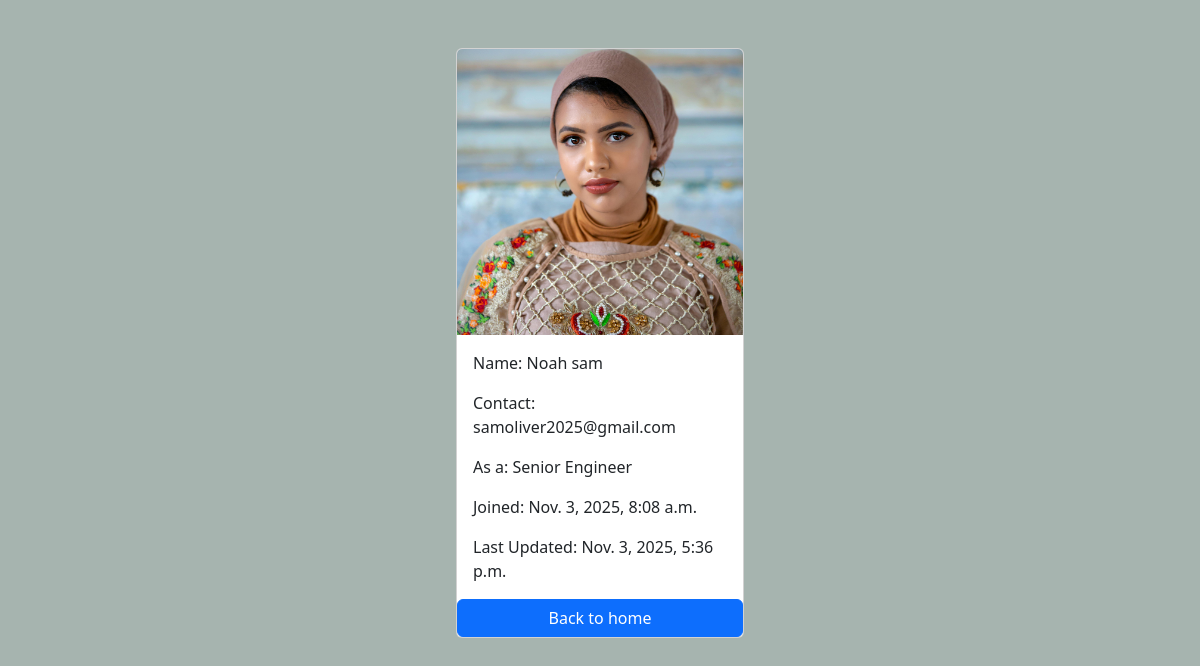
The app's page /employees/7/ with its own data.
### employees/models.py (models this page shows, shortened)
class Employee(models.Model):
  first_name = models.CharField(max_length = 100)
  last_name = models.CharField(max_length = 100)
  email_id = models.EmailField(max_length = 100, unique=True)
  phone_number = models.CharField(max_length = 15, blank = True)
  designation = models.CharField(max_length = 250, default = 'Manager')
  photo = models.ImageField(upload_to = 'images')
  created_at = models.DateTimeField(auto_now_add = True)
  updated_at = models.DateTimeField(auto_now = True)

### employees/views.py (the view)
# urls.py: path('<int:pk>/', views.employee_details, name='employee_details'),
def employee_details(request, pk):
  employees = get_object_or_404(Employee, pk=pk)
  context = {
    'employees' : employees
  }
  return render(request, 'employee_details.html', context)

### templates/employee_details.html (shortened to what this page needs)
{% load static %}
<!DOCTYPE html>
<html>
  <head>
    <link href="https://cdn.jsdelivr.net/npm/bootstrap@5.3.8/dist/css/bootstrap.min.css" rel="stylesheet">
    <link rel="stylesheet" href="{% static 'css/style.css'%}">
  </head>
  <body>
    <div class="container  pt-5" >
      <div class="card mx-auto" style="width: 18rem;">
        <img class="card-img-top" src="{{ employees.photo.url }}" alt="Employee photo">
        <div class="card-body">
        <p class="card-text">Name: {{ employees.first_name }} {{ employees.last_name }}</p>
        <p class="card-text">Contact: {{ employees.email_id }}</p>
        <p class="card-text">As a: {{ employees.designation }}</p>
        <p class="card-text">Joined: {{ employees.created_at }}</p>
        <p class="card-text">Last Updated: {{ employees.updated_at }}</p>
      </div>
      <a href="{% url "home" %}" class="btn btn-primary">Back to home</a>
    </div>
  </body>
</html>

### records on screen
Employee: photo (picture), first_name "Noah", last_name "sam", email_id "samoliver2025@gmail.com", designation "Senior Engineer", created_at "Nov. 3, 2025, 8:08 a.m.", updated_at "Nov. 3, 2025, 5:36 p.m."
